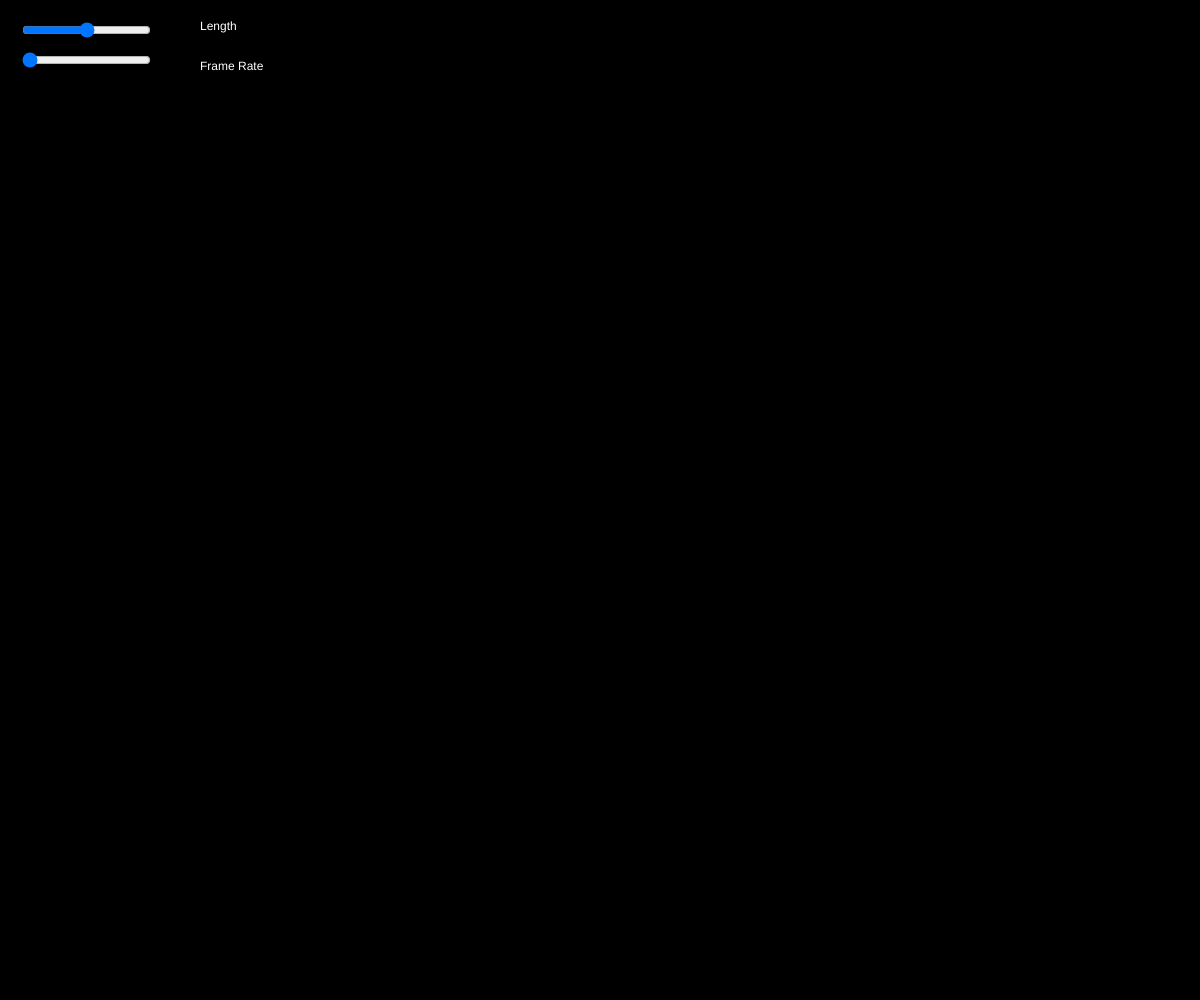
Frame 1 (no input)
Frame 60 (no input): identical to frame 1, image omitted
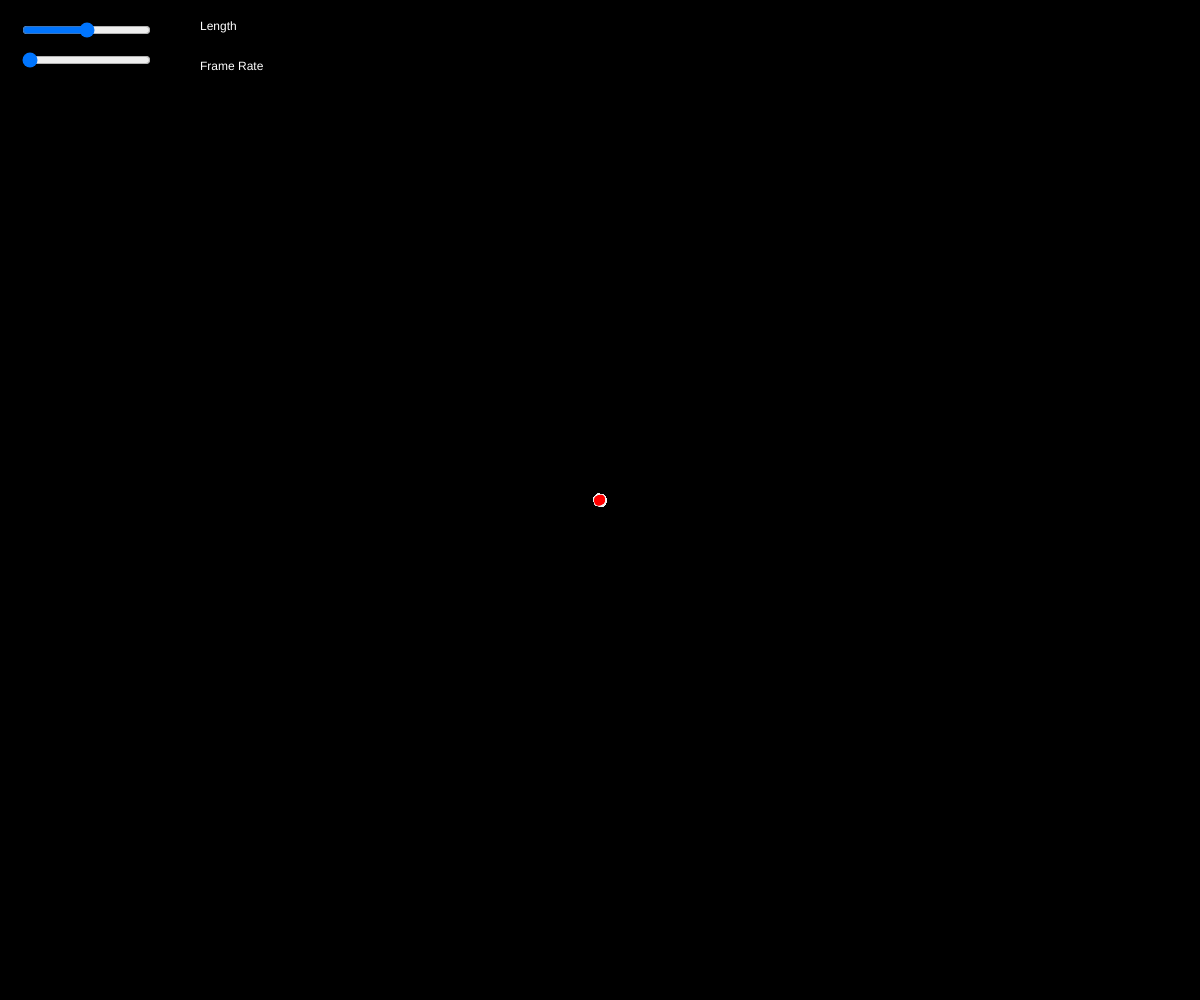
Frame 120 (the mouse pressed at the canvas centre since frame 60)

The p5.js sketch that drew these frames (run headless with seeded random() and noise() and a simulated clock; from frame 60 on, the mouse is pressed at the canvas centre):

// p5.js sketch
// ── sketch.js
var length = 500;
var width = 500;
var particles = [];
var slider;
var time = 0;
function setup() {
  // put setup code here
  createCanvas(windowWidth, windowHeight);
  fill(240);
  noStroke();
  slider = createSlider(0, 100, 50);
  slider.position(20, 20);

  sliderB = createSlider(1, 70, 1);
  sliderB.position(20, 50);
  

  
  
}

function draw() {
  // put drawing code here
  background('black');
  time++;

  fill("white");
  text("Length",200,30);
  text("Frame Rate",200,70);

  
  if(mouseIsPressed && particles.length<300 && !(mouseX<200 && mouseY<100))
  {
    particles.push(new Particle(mouseX,mouseY))
  }
  


  for (var i = particles.length - 1; i >= 0; i--) {
    particles[i].connect();
    

  }
  var frame = map(sliderB.value(),1,70,70,1);
  
  for (var i = particles.length - 1; i >= 0; i--) {

    if(time%frame==0)
    {particles[i].update();}
    
    particles[i].display();
    

  }
}





function Particle(x,y)
{
	this.x = x;
	this.y = y;
	this.vx = random(-2,2);
	this.vy = random(-2,2);
	this.size = random(2,10);

	this.connect = function(){
    	var max = slider.value();
		for (var i = particles.length - 1; i >= 0; i--) {
			var dist  = sqrt(pow(this.x-particles[i].x,2)+pow(this.y-particles[i].y,2))
			//console.log(dist)
			if(dist < max && dist>0)
			{
				stroke(map(dist, 0, max, 255, 0))
				strokeWeight(map(dist, 0, max, 10, 0))
    			line(this.x, this.y, particles[i].x,particles[i].y)
    		}
		}


	}

	this.update = function() {
    	this.x+=this.vx;
    	this.y+=this.vy;
    	

    	if(this.y<0)
    	{
    		this.y = height
    	}
    	if(this.y>height)
    	{
    		this.y = 0
    	}
    	if(this.x<0)
    	{
    		this.x = width
    	}
    	if(this.x>width)
    	{
    		this.y = width
    	}

  };

  this.display = function() {
  	noStroke();
  	fill(255,0,0);
    ellipse(this.x, this.y, this.size);
  };
}
